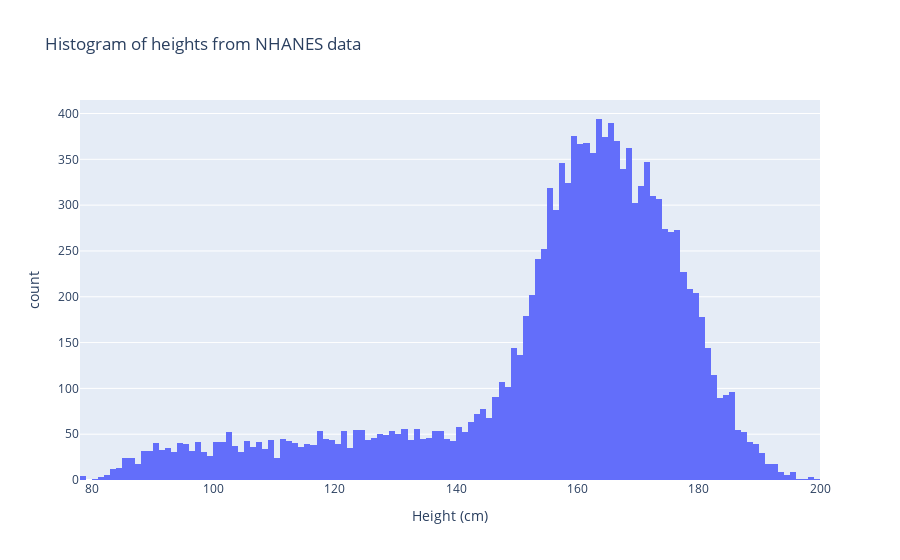

Write notebook code for a chart like this one.
### Markdown cell above
# Explore

The code below will be used to help us look for evidence to answer our question. This can involve looking at data in table format, applying math and statistics, and creating different types of visualizations to represent our data.

### Code cell
# Height data
fig = px.histogram(nhanesDataHt, 
                   x='Height (cm)',
                   title='Histogram of heights from NHANES data')
fig.show()

### Figure 1 — Plotly figure (JSON) as saved in the notebook; plotly's stock layout.template omitted (floating-point values rounded to 4 significant figures; data arrays with more than 128 entries replaced by an {"elided": "..."} marker saying what was removed)
{"data": [{"alignmentgroup": "True", "bingroup": "x", "hovertemplate": "Height (cm)=%{x}<br>count=%{y}<extra></extra>", "legendgroup": "", "marker": {"color": "#636efa", "pattern": {"shape": ""}}, "name": "", "offsetgroup": "", "orientation": "v", "showlegend": false, "type": "histogram", "x": {"elided": "14300 float values"}, "xaxis": "x", "yaxis": "y"}], "layout": {"autosize": true, "barmode": "relative", "legend": {"tracegroupgap": 0}, "title": {"text": "Histogram of heights from NHANES data"}, "xaxis": {"anchor": "y", "autorange": true, "domain": [0, 1], "range": [78, 200], "showspikes": false, "title": {"text": "Height (cm)"}, "type": "linear"}, "yaxis": {"anchor": "x", "autorange": true, "domain": [0, 1], "range": [0, 414.7], "showspikes": false, "title": {"text": "count"}}}}
